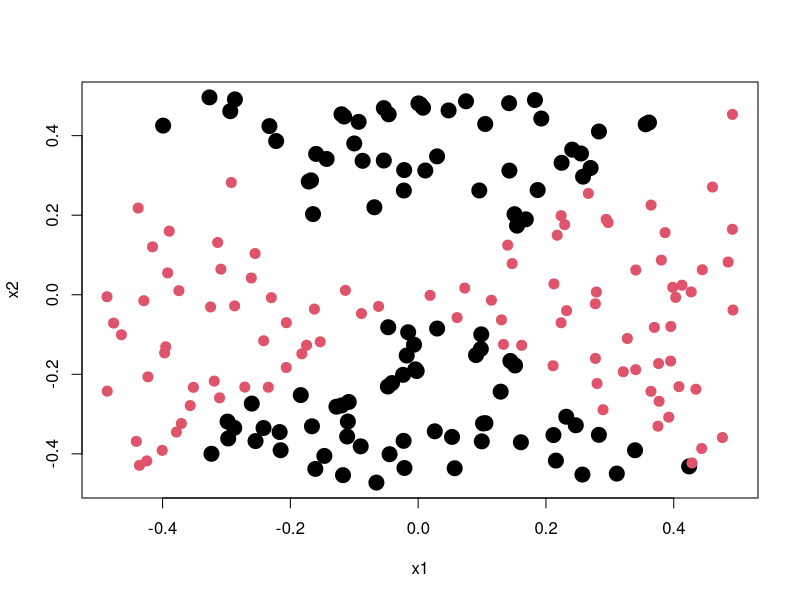
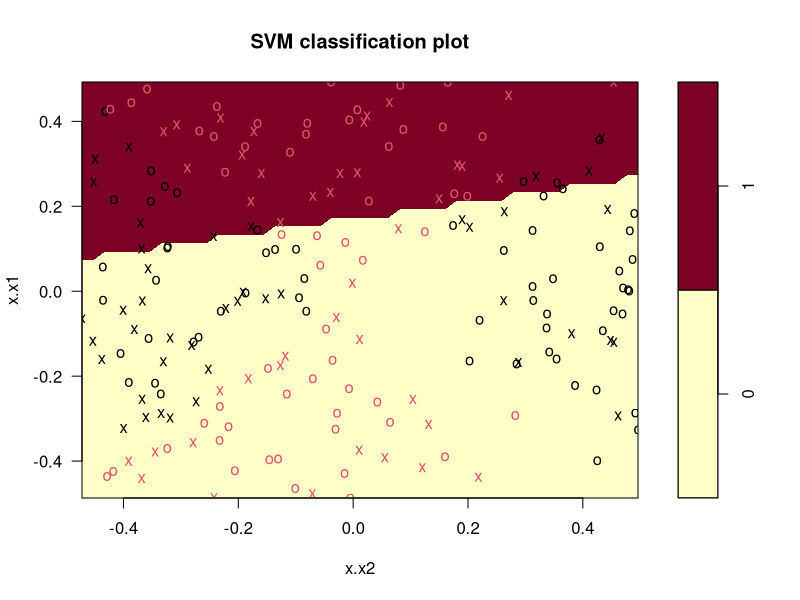
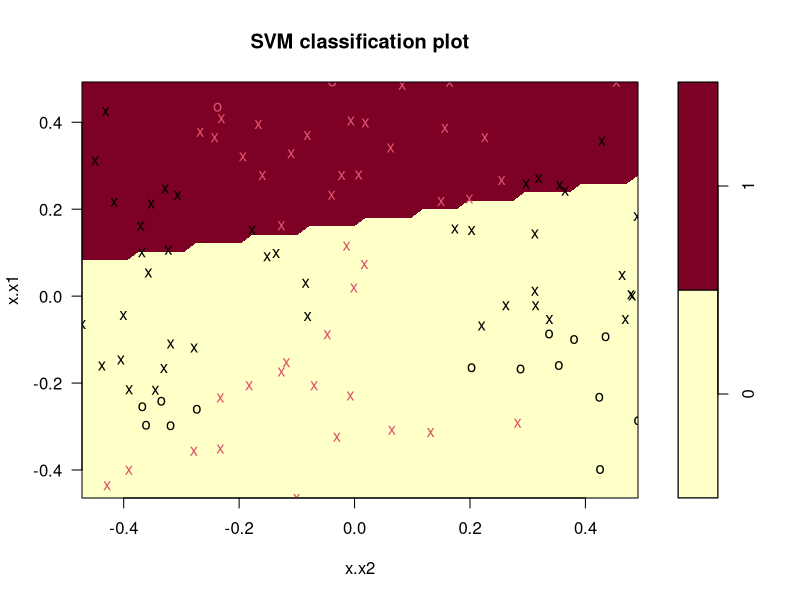
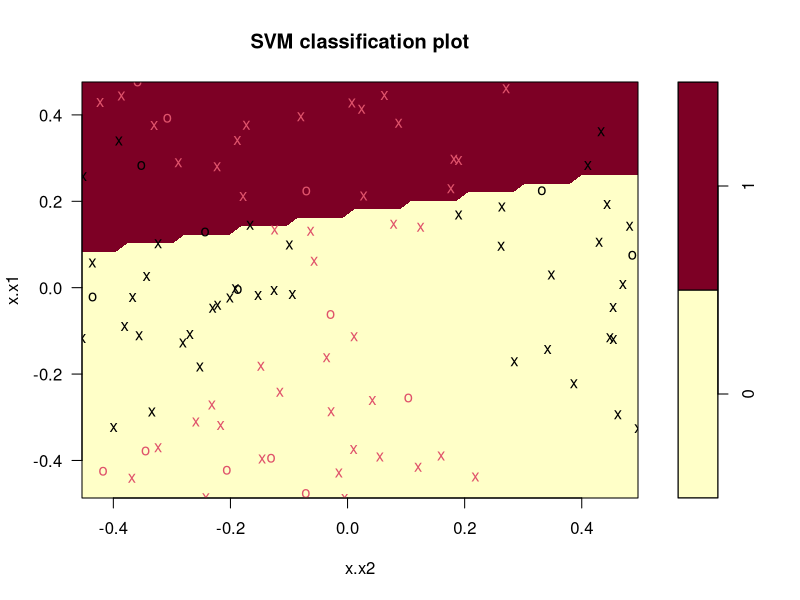
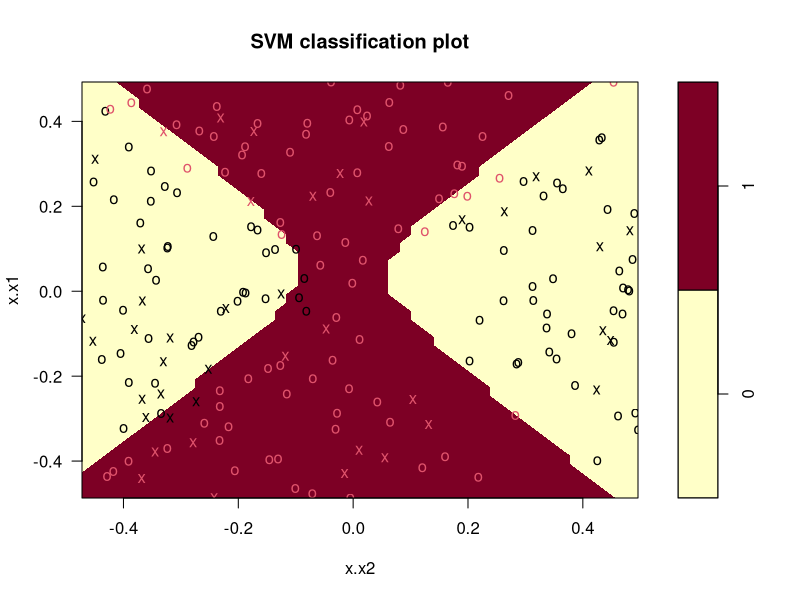
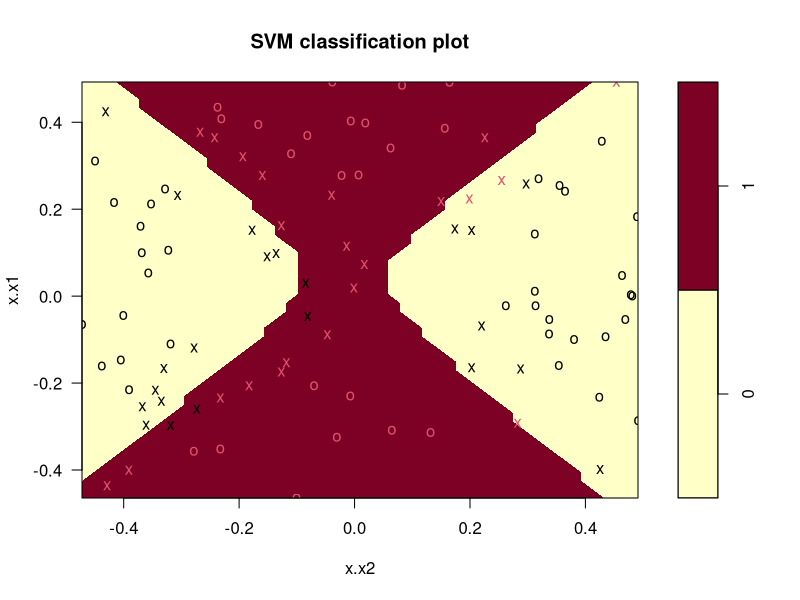
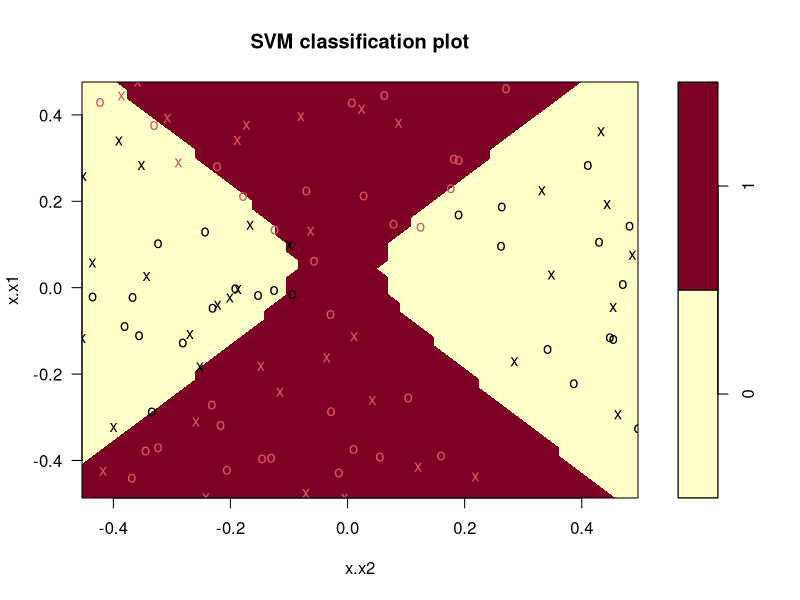
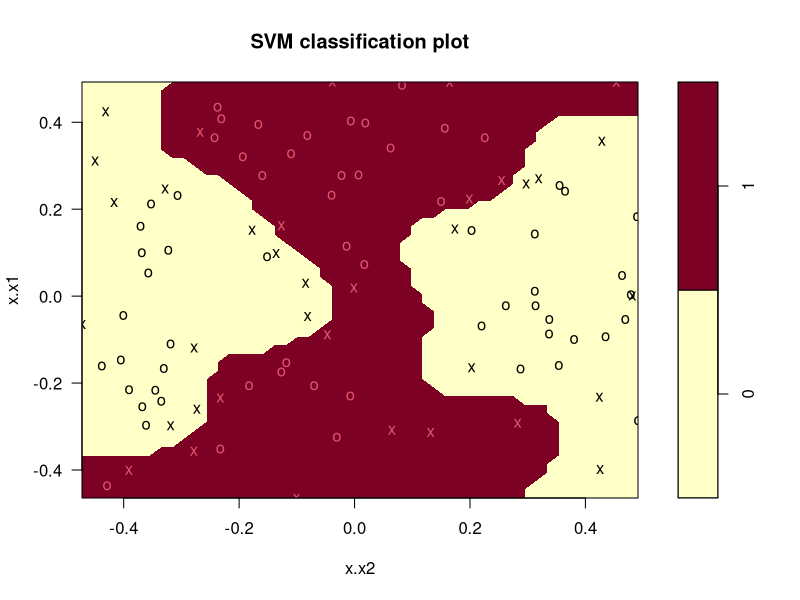

The R script that drew these images, in order:
###############################################################################
# Generate a data set:                                                        #
#   - n = 1000                                                                #
#   - p = 2                                                                   #
#                                                                             #
#   Which can be interpreted as a 2nd degree polynomial with 1000 data points.#
#   notice; x1^2-x2^2 which is, indeed, a second degree.                      # 
###############################################################################
set.seed(1)
x1=runif(1000)-0.5
x2=runif(1000)-0.5
y=1*(x1^2-x2^2>0)

###############################################################################
# Create a training data set with 200 random samples. Plot the training obser-#
# vations, colored according to their class labels. Your plot should display  #
# X1 on the x-axis, and X2 on the y-axis.                                     #
###############################################################################
set.seed(1)
x1=runif(200)-0.5
x2=runif(200)-0.5
y=1*(x1^2-x2^2>0)
plot(x1, x2, col=(y+1), pch=(y+19), cex=2)

# Prepare the data for the SVM
# Import the SVM library
install.packages("e1071")
library(e1071)

# Bind x1, x2 into a column matrix, print it out (optionally)
x = cbind(x1, x2)
x

# Create a dataframe, print it out (optionally)
dat = data.frame(x=x, y=as.factor(y))
dat

# Designate the sample for train
train=sample(200,100)

###############################################################################
# Fit a support vector classifier (tuned) to the data with X1 and X2 as predi-#
# ctors. Obtain a class prediction for each test observation. Plot the traini-#
# ng and test observations, colored according to the predicted class labels   #
#                                                                             #
# A note here:                                                                #
#    These data have a polynomial of order 2 relationship. A simpler linear   #
#    kernal is not going to be sufficient to correctly classify.              #
###############################################################################

# Tune the SVM, output the results
tl.out=tune(svm, y~., data=dat[train,], kernel="linear", ranges=list(cost=10^(-4:4)))
summary(tl.out)
bestl = tl.out$best.model
plot(bestl, dat)

# Get predictions for training set
lin_train_ypred = predict(bestl, newdata=dat[train,])
table(predict=lin_train_ypred, truth=dat[train, "y"])

# Get predictions for test set
lin_test_ypred  = predict(bestl, newdata=dat[-train,])
table(predict=lin_test_ypred, truth=dat[-train, "y"])

# Plot training set
plot(bestl, dat[train,])

# Plot testing set
plot(bestl, dat[-train,])

###############################################################################
# Fit a support vector classifier (tuned) using a polynomial kernel. Obtain a #
# class prediction for each training and test observation. Plot the training  #
# and test observations, colored according to predicted class labels.         #
###############################################################################

# Tune the SVM, output the results
tp.out=tune(svm, y~., data=dat[train,], kernel="polynomial", ranges=list(cost=10^(-1:2), degree=(1:4)))
summary(tp.out)
bestp = tp.out$best.model
plot(bestp, dat)

# Get predictions for training set
poly_train_ypred = predict(bestp, newdata=dat[train,])
table(predict=poly_train_ypred, truth=dat[train, "y"])

# Get predictions for test set
poly_test_ypred  = predict(bestp, newdata=dat[-train,])
table(predict=poly_test_ypred, truth=dat[-train, "y"])

# Plot training set
plot(bestp, dat[train,])

# Plot testing set
plot(bestp, dat[-train,])

###############################################################################
# Fit a support vector classifier (tuned) using a radial kernel. Obtain a     #
# class prediction for each training and test observation. Plot the training  #
# and test observations, colored according to predicted class labels.         #
###############################################################################

# Tune the SVM, output the results
tr.out=tune(svm, y~., data=dat[train,], kernel="radial", ranges=list(cost=10^(-1:2), gamma=c(0.5, 1:4)))
summary(tr.out)
bestr = tr.out$best.model

# Get predictions for training set
radial_train_ypred = predict(bestr, newdata=dat[train,])
table(predict=radial_train_ypred, truth=dat[train, "y"])

# Get predictions for test set
radial_test_ypred  = predict(bestr, newdata=dat[-train,])
table(predict=radial_test_ypred, truth=dat[-train, "y"])

# Plot training set
plot(bestr, dat[train,])

# Plot testing set
plot(bestr, dat[-train,])

